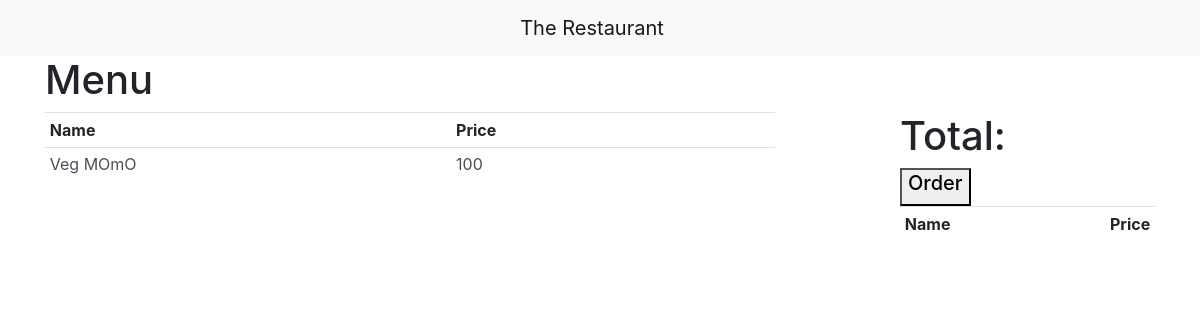
/, run on an earlier commit of the app's database.
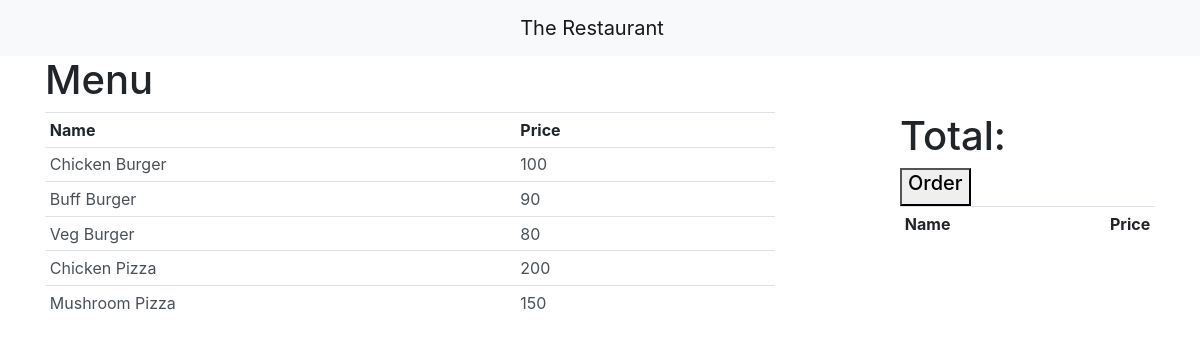
And on a later commit of the database.
### menu/models.py (models this page shows)
class FoodItem(models.Model):
	name = models.CharField(max_length = 200)
	food_type = models.ForeignKey(FoodType, on_delete = models.CASCADE,null = True)
	price = models.PositiveIntegerField(default = 100)
	is_active = models.BooleanField(default= True)

### menu/views.py (the view)
# urls.py: path('', views.home, name='home'),
def home(request):
	if request.method == "POST":
		json_str = request.body.decode(encoding= 'UTF-8')
		data = json.loads(json_str)
		names = data['name']
		order = Order.objects.create()
		for i in range(len(names)):
			item = FoodItem.objects.get(name = names[i])
			order_items = OrderedItem.objects.create(order = order, food_item = item)
			order_items.save()
		return HttpResponse("Ordered vayo vai")
	else:
		Food = FoodItem.objects.all
		Foodtype = FoodType.objects.all
		return render(request, 'home.html', {'Food': Food, 'Foodtype': Foodtype})

### menu/templates/home.html (shortened to what this page needs)
<!doctype html>
<html lang="en">
<head>
    <link rel="stylesheet" href="https://stackpath.bootstrapcdn.com/bootstrap/4.3.1/css/bootstrap.min.css">
</head>
<body>
    <nav class="navbar navbar-expand-lg navbar-light bg-light">
        <a class="navbar-brand" href="#" style="text-align: center; width: 100%">The Restaurant</a>
    </nav>
    <div class="container">
    	<h1>Menu</h1>
    	<div class="row">
    <div class="col-8 col-md-8">
    <table class="table table-sm">
        <tr>
            <th scope="col" width="4">Name</th>
            <th scope="col" width="2">Price</th>
        </tr>
        {% if Food %} {% for things in Food %}
        <tr class="list-group-item-action" scope="row" onclick="add('{{ things.name }}', '{{  things.price }}' )">
            <td>{{ things.name }}</td>
            <td>{{ things.price }}</td>
        </tr>
        {% endfor %} {% endif %}
    </table>
	</div>
	<div class="col-1 col-md-1">
	</div>
	<div class="col-3 col-md-3">
	<h1 id="total_price" > Total:
	</h1>
	<button onclick="sendOrder()">
	<h5 style="text-align: right; width: 100%">Order</h5></button>
    <table class="table table-sm" style="width: 100%" id="name">
        <tr>
            <th>Name</th>
            <th style="width: 10px; text-align: right;">Price</th>
        </tr>
    </table>
    </div>
    </div>
	</div>
</body>
</html>

What changed in the data, as far as the page shows it:
changed FoodItem: name "Veg MOmO" → "Chicken Burger"
added FoodItem: name "Buff Burger", price "90"
added FoodItem: name "Veg Burger", price "80"
added FoodItem: name "Chicken Pizza", price "200"
added FoodItem: name "Mushroom Pizza", price "150"
